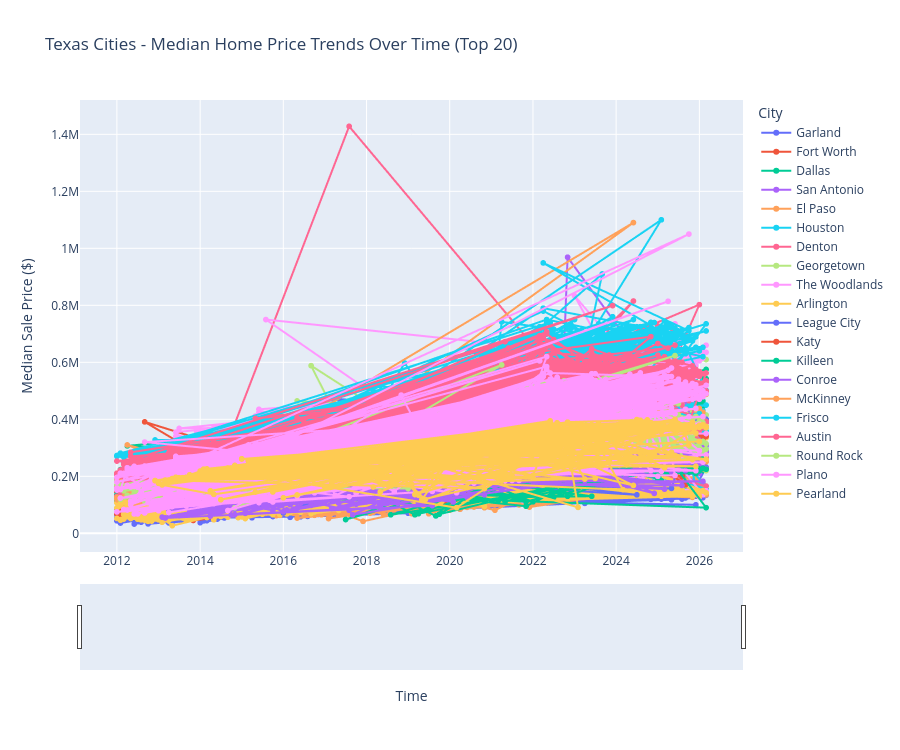

Notebook code cell kept with this figure:
### Code cell
import plotly.express as px

# Prepare data
df_tx = df[df['STATE'] == 'Texas'].copy()
df_tx['Month'] = pd.to_datetime(df_tx['PERIOD_BEGIN']).dt.strftime('%Y-%m')

# Top cities
top_cities = df_tx.groupby('CITY')['HOMES_SOLD'].sum().nlargest(20).index
df_top = df_tx[df_tx['CITY'].isin(top_cities)]

fig = px.line(
    df_top,
    x='Month',
    y='MEDIAN_SALE_PRICE',
    color='CITY',
    hover_data=['HOMES_SOLD', 'OFF_MARKET_IN_TWO_WEEKS'],
    title="Texas Cities - Median Home Price Trends Over Time (Top 20)",
    markers=True
)

fig.update_layout(
    height=750,
    xaxis_title="Time",
    yaxis_title="Median Sale Price ($)",
    legend_title="City",
    hovermode="x unified"
)

# Add range slider
fig.update_xaxes(rangeslider_visible=True)

fig.show()

### Figure 1 — Plotly figure (JSON) as saved in the notebook; plotly's stock layout.template omitted (floating-point values rounded to 4 significant figures; data arrays with more than 128 entries replaced by an {"elided": "..."} marker saying what was removed)
{"data": [{"customdata": {"elided": "688x2 float values"}, "hovertemplate": "CITY=Garland<br>Month=%{x}<br>MEDIAN_SALE_PRICE=%{y}<br>HOMES_SOLD=%{customdata[0]}<br>OFF_MARKET_IN_TWO_WEEKS=%{customdata[1]}<extra></extra>", "legendgroup": "Garland", "line": {"color": "#636efa", "dash": "solid"}, "marker": {"symbol": "circle"}, "mode": "lines+markers", "name": "Garland", "showlegend": true, "type": "scattergl", "x": {"elided": "688 str values"}, "xaxis": "x", "y": {"elided": "688 float values"}, "yaxis": "y"}, {"customdata": {"elided": "853x2 float values"}, "hovertemplate": "CITY=Fort Worth<br>Month=%{x}<br>MEDIAN_SALE_PRICE=%{y}<br>HOMES_SOLD=%{customdata[0]}<br>OFF_MARKET_IN_TWO_WEEKS=%{customdata[1]}<extra></extra>", "legendgroup": "Fort Worth", "line": {"color": "#EF553B", "dash": "solid"}, "marker": {"symbol": "circle"}, "mode": "lines+markers", "name": "Fort Worth", "showlegend": true, "type": "scattergl", "x": {"elided": "853 str values"}, "xaxis": "x", "y": {"elided": "853 float values"}, "yaxis": "y"}, {"customdata": {"elided": "855x2 float values"}, "hovertemplate": "CITY=Dallas<br>Month=%{x}<br>MEDIAN_SALE_PRICE=%{y}<br>HOMES_SOLD=%{customdata[0]}<br>OFF_MARKET_IN_TWO_WEEKS=%{customdata[1]}<extra></extra>", "legendgroup": "Dallas", "line": {"color": "#00cc96", "dash": "solid"}, "marker": {"symbol": "circle"}, "mode": "lines+markers", "name": "Dallas", "showlegend": true, "type": "scattergl", "x": {"elided": "855 str values"}, "xaxis": "x", "y": {"elided": "855 float values"}, "yaxis": "y"}, {"customdata": {"elided": "765x2 float values"}, "hovertemplate": "CITY=San Antonio<br>Month=%{x}<br>MEDIAN_SALE_PRICE=%{y}<br>HOMES_SOLD=%{customdata[0]}<br>OFF_MARKET_IN_TWO_WEEKS=%{customdata[1]}<extra></extra>", "legendgroup": "San Antonio", "line": {"color": "#ab63fa", "dash": "solid"}, "marker": {"symbol": "circle"}, "mode": "lines+markers", "name": "San Antonio", "showlegend": true, "type": "scattergl", "x": {"elided": "765 str values"}, "xaxis": "x", "y": {"elided": "765 float values"}, "yaxis": "y"}, {"customdata": {"elided": "610x2 float values"}, "hovertemplate": "CITY=El Paso<br>Month=%{x}<br>MEDIAN_SALE_PRICE=%{y}<br>HOMES_SOLD=%{customdata[0]}<br>OFF_MARKET_IN_TWO_WEEKS=%{customdata[1]}<extra></extra>", "legendgroup": "El Paso", "line": {"color": "#FFA15A", "dash": "solid"}, "marker": {"symbol": "circle"}, "mode": "lines+markers", "name": "El Paso", "showlegend": true, "type": "scattergl", "x": {"elided": "610 str values"}, "xaxis": "x", "y": {"elided": "610 float values"}, "yaxis": "y"}, {"customdata": {"elided": "800x2 float values"}, "hovertemplate": "CITY=Houston<br>Month=%{x}<br>MEDIAN_SALE_PRICE=%{y}<br>HOMES_SOLD=%{customdata[0]}<br>OFF_MARKET_IN_TWO_WEEKS=%{customdata[1]}<extra></extra>", "legendgroup": "Houston", "line": {"color": "#19d3f3", "dash": "solid"}, "marker": {"symbol": "circle"}, "mode": "lines+markers", "name": "Houston", "showlegend": true, "type": "scattergl", "x": {"elided": "800 str values"}, "xaxis": "x", "y": {"elided": "800 float values"}, "yaxis": "y"}, {"customdata": {"elided": "454x2 float values"}, "hovertemplate": "CITY=Denton<br>Month=%{x}<br>MEDIAN_SALE_PRICE=%{y}<br>HOMES_SOLD=%{customdata[0]}<br>OFF_MARKET_IN_TWO_WEEKS=%{customdata[1]}<extra></extra>", "legendgroup": "Denton", "line": {"color": "#FF6692", "dash": "solid"}, "marker": {"symbol": "circle"}, "mode": "lines+markers", "name": "Denton", "showlegend": true, "type": "scattergl", "x": {"elided": "454 str values"}, "xaxis": "x", "y": {"elided": "454 float values"}, "yaxis": "y"}, {"customdata": {"elided": "567x2 float values"}, "hovertemplate": "CITY=Georgetown<br>Month=%{x}<br>MEDIAN_SALE_PRICE=%{y}<br>HOMES_SOLD=%{customdata[0]}<br>OFF_MARKET_IN_TWO_WEEKS=%{customdata[1]}<extra></extra>", "legendgroup": "Georgetown", "line": {"color": "#B6E880", "dash": "solid"}, "marker": {"symbol": "circle"}, "mode": "lines+markers", "name": "Georgetown", "showlegend": true, "type": "scattergl", "x": {"elided": "567 str values"}, "xaxis": "x", "y": {"elided": "567 float values"}, "yaxis": "y"}, {"customdata": {"elided": "599x2 float values"}, "hovertemplate": "CITY=The Woodlands<br>Month=%{x}<br>MEDIAN_SALE_PRICE=%{y}<br>HOMES_SOLD=%{customdata[0]}<br>OFF_MARKET_IN_TWO_WEEKS=%{customdata[1]}<extra></extra>", "legendgroup": "The Woodlands", "line": {"color": "#FF97FF", "dash": "solid"}, "marker": {"symbol": "circle"}, "mode": "lines+markers", "name": "The Woodlands", "showlegend": true, "type": "scattergl", "x": {"elided": "599 str values"}, "xaxis": "x", "y": {"elided": "599 float values"}, "yaxis": "y"}, {"customdata": {"elided": "794x2 float values"}, "hovertemplate": "CITY=Arlington<br>Month=%{x}<br>MEDIAN_SALE_PRICE=%{y}<br>HOMES_SOLD=%{customdata[0]}<br>OFF_MARKET_IN_TWO_WEEKS=%{customdata[1]}<extra></extra>", "legendgroup": "Arlington", "line": {"color": "#FECB52", "dash": "solid"}, "marker": {"symbol": "circle"}, "mode": "lines+markers", "name": "Arlington", "showlegend": true, "type": "scattergl", "x": {"elided": "794 str values"}, "xaxis": "x", "y": {"elided": "794 float values"}, "yaxis": "y"}, {"customdata": {"elided": "419x2 float values"}, "hovertemplate": "CITY=League City<br>Month=%{x}<br>MEDIAN_SALE_PRICE=%{y}<br>HOMES_SOLD=%{customdata[0]}<br>OFF_MARKET_IN_TWO_WEEKS=%{customdata[1]}<extra></extra>", "legendgroup": "League City", "line": {"color": "#636efa", "dash": "solid"}, "marker": {"symbol": "circle"}, "mode": "lines+markers", "name": "League City", "showlegend": true, "type": "scattergl", "x": {"elided": "419 str values"}, "xaxis": "x", "y": {"elided": "419 float values"}, "yaxis": "y"}, {"customdata": {"elided": "429x2 float values"}, "hovertemplate": "CITY=Katy<br>Month=%{x}<br>MEDIAN_SALE_PRICE=%{y}<br>HOMES_SOLD=%{customdata[0]}<br>OFF_MARKET_IN_TWO_WEEKS=%{customdata[1]}<extra></extra>", "legendgroup": "Katy", "line": {"color": "#EF553B", "dash": "solid"}, "marker": {"symbol": "circle"}, "mode": "lines+markers", "name": "Katy", "showlegend": true, "type": "scattergl", "x": {"elided": "429 str values"}, "xaxis": "x", "y": {"elided": "429 float values"}, "yaxis": "y"}, {"customdata": {"elided": "367x2 float values"}, "hovertemplate": "CITY=Killeen<br>Month=%{x}<br>MEDIAN_SALE_PRICE=%{y}<br>HOMES_SOLD=%{customdata[0]}<br>OFF_MARKET_IN_TWO_WEEKS=%{customdata[1]}<extra></extra>", "legendgroup": "Killeen", "line": {"color": "#00cc96", "dash": "solid"}, "marker": {"symbol": "circle"}, "mode": "lines+markers", "name": "Killeen", "showlegend": true, "type": "scattergl", "x": {"elided": "367 str values"}, "xaxis": "x", "y": {"elided": "367 float values"}, "yaxis": "y"}, {"customdata": {"elided": "621x2 float values"}, "hovertemplate": "CITY=Conroe<br>Month=%{x}<br>MEDIAN_SALE_PRICE=%{y}<br>HOMES_SOLD=%{customdata[0]}<br>OFF_MARKET_IN_TWO_WEEKS=%{customdata[1]}<extra></extra>", "legendgroup": "Conroe", "line": {"color": "#ab63fa", "dash": "solid"}, "marker": {"symbol": "circle"}, "mode": "lines+markers", "name": "Conroe", "showlegend": true, "type": "scattergl", "x": {"elided": "621 str values"}, "xaxis": "x", "y": {"elided": "621 float values"}, "yaxis": "y"}, {"customdata": {"elided": "635x2 float values"}, "hovertemplate": "CITY=McKinney<br>Month=%{x}<br>MEDIAN_SALE_PRICE=%{y}<br>HOMES_SOLD=%{customdata[0]}<br>OFF_MARKET_IN_TWO_WEEKS=%{customdata[1]}<extra></extra>", "legendgroup": "McKinney", "line": {"color": "#FFA15A", "dash": "solid"}, "marker": {"symbol": "circle"}, "mode": "lines+markers", "name": "McKinney", "showlegend": true, "type": "scattergl", "x": {"elided": "635 str values"}, "xaxis": "x", "y": {"elided": "635 float values"}, "yaxis": "y"}, {"customdata": {"elided": "522x2 float values"}, "hovertemplate": "CITY=Frisco<br>Month=%{x}<br>MEDIAN_SALE_PRICE=%{y}<br>HOMES_SOLD=%{customdata[0]}<br>OFF_MARKET_IN_TWO_WEEKS=%{customdata[1]}<extra></extra>", "legendgroup": "Frisco", "line": {"color": "#19d3f3", "dash": "solid"}, "marker": {"symbol": "circle"}, "mode": "lines+markers", "name": "Frisco", "showlegend": true, "type": "scattergl", "x": {"elided": "522 str values"}, "xaxis": "x", "y": {"elided": "522 float values"}, "yaxis": "y"}, {"customdata": {"elided": "852x2 float values"}, "hovertemplate": "CITY=Austin<br>Month=%{x}<br>MEDIAN_SALE_PRICE=%{y}<br>HOMES_SOLD=%{customdata[0]}<br>OFF_MARKET_IN_TWO_WEEKS=%{customdata[1]}<extra></extra>", "legendgroup": "Austin", "line": {"color": "#FF6692", "dash": "solid"}, "marker": {"symbol": "circle"}, "mode": "lines+markers", "name": "Austin", "showlegend": true, "type": "scattergl", "x": {"elided": "852 str values"}, "xaxis": "x", "y": {"elided": "852 float values"}, "yaxis": "y"}, {"customdata": {"elided": "597x2 float values"}, "hovertemplate": "CITY=Round Rock<br>Month=%{x}<br>MEDIAN_SALE_PRICE=%{y}<br>HOMES_SOLD=%{customdata[0]}<br>OFF_MARKET_IN_TWO_WEEKS=%{customdata[1]}<extra></extra>", "legendgroup": "Round Rock", "line": {"color": "#B6E880", "dash": "solid"}, "marker": {"symbol": "circle"}, "mode": "lines+markers", "name": "Round Rock", "showlegend": true, "type": "scattergl", "x": {"elided": "597 str values"}, "xaxis": "x", "y": {"elided": "597 float values"}, "yaxis": "y"}, {"customdata": {"elided": "694x2 float values"}, "hovertemplate": "CITY=Plano<br>Month=%{x}<br>MEDIAN_SALE_PRICE=%{y}<br>HOMES_SOLD=%{customdata[0]}<br>OFF_MARKET_IN_TWO_WEEKS=%{customdata[1]}<extra></extra>", "legendgroup": "Plano", "line": {"color": "#FF97FF", "dash": "solid"}, "marker": {"symbol": "circle"}, "mode": "lines+markers", "name": "Plano", "showlegend": true, "type": "scattergl", "x": {"elided": "694 str values"}, "xaxis": "x", "y": {"elided": "694 float values"}, "yaxis": "y"}, {"customdata": {"elided": "392x2 float values"}, "hovertemplate": "CITY=Pearland<br>Month=%{x}<br>MEDIAN_SALE_PRICE=%{y}<br>HOMES_SOLD=%{customdata[0]}<br>OFF_MARKET_IN_TWO_WEEKS=%{customdata[1]}<extra></extra>", "legendgroup": "Pearland", "line": {"color": "#FECB52", "dash": "solid"}, "marker": {"symbol": "circle"}, "mode": "lines+markers", "name": "Pearland", "showlegend": true, "type": "scattergl", "x": {"elided": "392 str values"}, "xaxis": "x", "y": {"elided": "392 float values"}, "yaxis": "y"}], "layout": {"height": 750, "hovermode": "x unified", "legend": {"title": {"text": "City"}, "tracegroupgap": 0}, "title": {"text": "Texas Cities - Median Home Price Trends Over Time (Top 20)"}, "xaxis": {"anchor": "y", "domain": [0, 1], "rangeslider": {"visible": true}, "title": {"text": "Time"}}, "yaxis": {"anchor": "x", "domain": [0, 1], "title": {"text": "Median Sale Price ($)"}}}}
